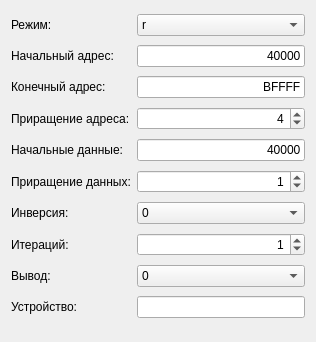
<?xml version="1.0" encoding="UTF-8"?>
<ui version="4.0">
 <class>Dialog</class>
 <widget class="QDialog" name="Dialog">
  <property name="geometry">
   <rect>
    <x>0</x>
    <y>0</y>
    <width>316</width>
    <height>342</height>
   </rect>
  </property>
  <property name="windowTitle">
   <string>Настройки</string>
  </property>
  <layout class="QGridLayout" name="gridLayout_2">
   <item row="1" column="0">
    <widget class="QLabel" name="label_2">
     <property name="text">
      <string>Начальный адрес:</string>
     </property>
    </widget>
   </item>
   <item row="0" column="0">
    <widget class="QLabel" name="label">
     <property name="text">
      <string>Режим:</string>
     </property>
    </widget>
   </item>
   <item row="4" column="0">
    <widget class="QLabel" name="label_5">
     <property name="text">
      <string>Начальные данные:</string>
     </property>
    </widget>
   </item>
   <item row="2" column="0">
    <widget class="QLabel" name="label_3">
     <property name="text">
      <string>Конечный адрес:</string>
     </property>
    </widget>
   </item>
   <item row="3" column="0">
    <widget class="QLabel" name="label_4">
     <property name="text">
      <string>Приращение адреса:</string>
     </property>
    </widget>
   </item>
   <item row="5" column="0">
    <widget class="QLabel" name="label_6">
     <property name="text">
      <string>Приращение данных:</string>
     </property>
    </widget>
   </item>
   <item row="8" column="0">
    <widget class="QLabel" name="label_9">
     <property name="text">
      <string>Вывод:</string>
     </property>
    </widget>
   </item>
   <item row="7" column="0">
    <widget class="QLabel" name="label_8">
     <property name="text">
      <string>Итераций:</string>
     </property>
    </widget>
   </item>
   <item row="6" column="0">
    <widget class="QLabel" name="label_7">
     <property name="text">
      <string>Инверсия:</string>
     </property>
    </widget>
   </item>
   <item row="9" column="0">
    <widget class="QLabel" name="label_10">
     <property name="text">
      <string>Устройство:</string>
     </property>
    </widget>
   </item>
   <item row="0" column="1">
    <widget class="QComboBox" name="mode">
     <property name="layoutDirection">
      <enum>Qt::LeftToRight</enum>
     </property>
     <property name="currentText">
      <string>r</string>
     </property>
     <item>
      <property name="text">
       <string>r</string>
      </property>
     </item>
     <item>
      <property name="text">
       <string>w</string>
      </property>
     </item>
     <item>
      <property name="text">
       <string>wr</string>
      </property>
     </item>
    </widget>
   </item>
   <item row="1" column="1">
    <widget class="QLineEdit" name="startAddress">
     <property name="inputMask">
      <string>HHHHH;_</string>
     </property>
     <property name="text">
      <string>40000</string>
     </property>
     <property name="alignment">
      <set>Qt::AlignRight|Qt::AlignTrailing|Qt::AlignVCenter</set>
     </property>
    </widget>
   </item>
   <item row="2" column="1">
    <widget class="QLineEdit" name="endAddress">
     <property name="inputMask">
      <string>HHHHH;_</string>
     </property>
     <property name="text">
      <string>BFFFF</string>
     </property>
     <property name="alignment">
      <set>Qt::AlignRight|Qt::AlignTrailing|Qt::AlignVCenter</set>
     </property>
    </widget>
   </item>
   <item row="3" column="1">
    <widget class="QSpinBox" name="incAddress">
     <property name="alignment">
      <set>Qt::AlignRight|Qt::AlignTrailing|Qt::AlignVCenter</set>
     </property>
     <property name="maximum">
      <number>10000</number>
     </property>
     <property name="value">
      <number>4</number>
     </property>
    </widget>
   </item>
   <item row="4" column="1">
    <widget class="QLineEdit" name="startData">
     <property name="inputMask">
      <string>HHHHH;_</string>
     </property>
     <property name="text">
      <string>40000</string>
     </property>
     <property name="alignment">
      <set>Qt::AlignRight|Qt::AlignTrailing|Qt::AlignVCenter</set>
     </property>
    </widget>
   </item>
   <item row="5" column="1">
    <widget class="QSpinBox" name="incData">
     <property name="alignment">
      <set>Qt::AlignRight|Qt::AlignTrailing|Qt::AlignVCenter</set>
     </property>
     <property name="maximum">
      <number>10000</number>
     </property>
     <property name="value">
      <number>1</number>
     </property>
    </widget>
   </item>
   <item row="6" column="1">
    <widget class="QComboBox" name="inverse">
     <item>
      <property name="text">
       <string>0</string>
      </property>
     </item>
     <item>
      <property name="text">
       <string>1</string>
      </property>
     </item>
    </widget>
   </item>
   <item row="7" column="1">
    <widget class="QSpinBox" name="iteration">
     <property name="alignment">
      <set>Qt::AlignRight|Qt::AlignTrailing|Qt::AlignVCenter</set>
     </property>
     <property name="maximum">
      <number>100000</number>
     </property>
     <property name="value">
      <number>1</number>
     </property>
    </widget>
   </item>
   <item row="8" column="1">
    <widget class="QComboBox" name="output">
     <property name="layoutDirection">
      <enum>Qt::LeftToRight</enum>
     </property>
     <item>
      <property name="text">
       <string>0</string>
      </property>
     </item>
     <item>
      <property name="text">
       <string>1</string>
      </property>
     </item>
    </widget>
   </item>
   <item row="9" column="1">
    <widget class="QLineEdit" name="device"/>
   </item>
  </layout>
 </widget>
 <resources/>
 <connections/>
</ui>
